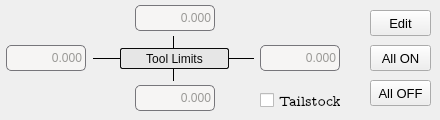
   <widget class="QWidget" name="pageApplyLimits">
    <widget class="QLabel" name="xMinusLimit">
     <property name="geometry">
      <rect>
       <x>135</x>
       <y>5</y>
       <width>80</width>
       <height>26</height>
      </rect>
     </property>
     <property name="sizePolicy">
      <sizepolicy hsizetype="Fixed" vsizetype="Preferred">
       <horstretch>0</horstretch>
       <verstretch>0</verstretch>
      </sizepolicy>
     </property>
     <property name="minimumSize">
      <size>
       <width>50</width>
       <height>0</height>
      </size>
     </property>
     <property name="styleSheet">
      <string notr="true">QLabel {
		border-style: solid;
        border-color: rgb(119, 118, 123);
        border-width: 1px;
        border-radius: 5px;
        color: rgb(154, 153, 150);
        background: rgb(246, 245, 244);
        font: 10pt &quot;Noto Sans Mono&quot;;
}</string>
     </property>
     <property name="text">
      <string>0.000</string>
     </property>
     <property name="alignment">
      <set>Qt::AlignRight|Qt::AlignTrailing|Qt::AlignVCenter</set>
     </property>
     <property name="margin">
      <number>0</number>
     </property>
    </widget>
    <widget class="QLabel" name="xPlusLimit">
     <property name="geometry">
      <rect>
       <x>135</x>
       <y>85</y>
       <width>80</width>
       <height>26</height>
      </rect>
     </property>
     <property name="sizePolicy">
      <sizepolicy hsizetype="Fixed" vsizetype="Preferred">
       <horstretch>0</horstretch>
       <verstretch>0</verstretch>
      </sizepolicy>
     </property>
     <property name="minimumSize">
      <size>
       <width>50</width>
       <height>0</height>
      </size>
     </property>
     <property name="styleSheet">
      <string notr="true">QLabel {
		border-style: solid;
        border-color: rgb(119, 118, 123);
        border-width: 1px;
        border-radius: 5px;
        color: rgb(154, 153, 150);
        background: rgb(246, 245, 244);
        font: 10pt &quot;Noto Sans Mono&quot;;
}</string>
     </property>
     <property name="text">
      <string>0.000</string>
     </property>
     <property name="alignment">
      <set>Qt::AlignRight|Qt::AlignTrailing|Qt::AlignVCenter</set>
     </property>
     <property name="margin">
      <number>0</number>
     </property>
    </widget>
    <widget class="QLabel" name="zMinusLimit">
     <property name="geometry">
      <rect>
       <x>6</x>
       <y>45</y>
       <width>80</width>
       <height>26</height>
      </rect>
     </property>
     <property name="sizePolicy">
      <sizepolicy hsizetype="Fixed" vsizetype="Preferred">
       <horstretch>0</horstretch>
       <verstretch>0</verstretch>
      </sizepolicy>
     </property>
     <property name="minimumSize">
      <size>
       <width>50</width>
       <height>0</height>
      </size>
     </property>
     <property name="styleSheet">
      <string notr="true">QLabel {
		border-style: solid;
        border-color: rgb(119, 118, 123);
        border-width: 1px;
        border-radius: 5px;
        color: rgb(154, 153, 150);
        background: rgb(246, 245, 244);
        font: 10pt &quot;Noto Sans Mono&quot;;
}</string>
     </property>
     <property name="text">
      <string>0.000</string>
     </property>
     <property name="alignment">
      <set>Qt::AlignRight|Qt::AlignTrailing|Qt::AlignVCenter</set>
     </property>
     <property name="margin">
      <number>0</number>
     </property>
    </widget>
    <widget class="QLabel" name="zPlusLimit">
     <property name="geometry">
      <rect>
       <x>260</x>
       <y>45</y>
       <width>80</width>
       <height>26</height>
      </rect>
     </property>
     <property name="sizePolicy">
      <sizepolicy hsizetype="Fixed" vsizetype="Preferred">
       <horstretch>0</horstretch>
       <verstretch>0</verstretch>
      </sizepolicy>
     </property>
     <property name="minimumSize">
      <size>
       <width>50</width>
       <height>0</height>
      </size>
     </property>
     <property name="styleSheet">
      <string notr="true">QLabel {
		border-style: solid;
        border-color: rgb(119, 118, 123);
        border-width: 1px;
        border-radius: 5px;
        color: rgb(154, 153, 150);
        background: rgb(246, 245, 244);
        font: 10pt &quot;Noto Sans Mono&quot;;
}</string>
     </property>
     <property name="text">
      <string>0.000</string>
     </property>
     <property name="alignment">
      <set>Qt::AlignRight|Qt::AlignTrailing|Qt::AlignVCenter</set>
     </property>
     <property name="margin">
      <number>0</number>
     </property>
    </widget>
    <widget class="Line" name="zLine">
     <property name="geometry">
      <rect>
       <x>93</x>
       <y>48</y>
       <width>161</width>
       <height>20</height>
      </rect>
     </property>
     <property name="frameShadow">
      <enum>QFrame::Plain</enum>
     </property>
     <property name="orientation">
      <enum>Qt::Horizontal</enum>
     </property>
    </widget>
    <widget class="QLabel" name="label">
     <property name="geometry">
      <rect>
       <x>120</x>
       <y>48</y>
       <width>109</width>
       <height>21</height>
      </rect>
     </property>
     <property name="styleSheet">
      <string notr="true">QLabel {
	font: 75 12pt &quot;DejaVu Sans&quot;;
    border-style: solid;
    border-color: rgb(10, 10, 10);
    border-width: 1px;
    border-radius: 2px;
    color: rgb(10, 10, 10);;
    background: rgb(230, 230, 230);
}</string>
     </property>
     <property name="text">
      <string>Tool Limits</string>
     </property>
     <property name="alignment">
      <set>Qt::AlignCenter</set>
     </property>
    </widget>
    <widget class="Line" name="xLine">
     <property name="geometry">
      <rect>
       <x>173</x>
       <y>36</y>
       <width>1</width>
       <height>45</height>
      </rect>
     </property>
     <property name="frameShadow">
      <enum>QFrame::Plain</enum>
     </property>
     <property name="orientation">
      <enum>Qt::Vertical</enum>
     </property>
    </widget>
    <widget class="QPushButton" name="editLimits">
     <property name="geometry">
      <rect>
       <x>370</x>
       <y>10</y>
       <width>61</width>
       <height>26</height>
      </rect>
     </property>
     <property name="font">
      <font>
       <pointsize>10</pointsize>
      </font>
     </property>
     <property name="text">
      <string>Edit</string>
     </property>
    </widget>
    <widget class="QPushButton" name="limitsOn">
     <property name="geometry">
      <rect>
       <x>370</x>
       <y>45</y>
       <width>61</width>
       <height>26</height>
      </rect>
     </property>
     <property name="font">
      <font>
       <pointsize>10</pointsize>
      </font>
     </property>
     <property name="text">
      <string>All ON</string>
     </property>
    </widget>
    <widget class="QPushButton" name="limitsOff">
     <property name="geometry">
      <rect>
       <x>370</x>
       <y>80</y>
       <width>61</width>
       <height>26</height>
      </rect>
     </property>
     <property name="font">
      <font>
       <pointsize>10</pointsize>
      </font>
     </property>
     <property name="text">
      <string>All OFF</string>
     </property>
    </widget>
    <widget class="QCheckBox" name="tailstockLimit">
     <property name="geometry">
      <rect>
       <x>260</x>
       <y>90</y>
       <width>81</width>
       <height>21</height>
      </rect>
     </property>
     <property name="font">
      <font>
       <family>Latin Modern Mono Prop</family>
       <pointsize>11</pointsize>
       <weight>50</weight>
       <italic>false</italic>
       <bold>false</bold>
      </font>
     </property>
     <property name="styleSheet">
      <string notr="true">font: 11pt &quot;Latin Modern Mono Prop&quot;;</string>
     </property>
     <property name="text">
      <string>Tailstock</string>
     </property>
    </widget>
    <zorder>xMinusLimit</zorder>
    <zorder>xPlusLimit</zorder>
    <zorder>zMinusLimit</zorder>
    <zorder>zPlusLimit</zorder>
    <zorder>zLine</zorder>
    <zorder>xLine</zorder>
    <zorder>label</zorder>
    <zorder>editLimits</zorder>
    <zorder>limitsOn</zorder>
    <zorder>limitsOff</zorder>
    <zorder>tailstockLimit</zorder>
   </widget>
